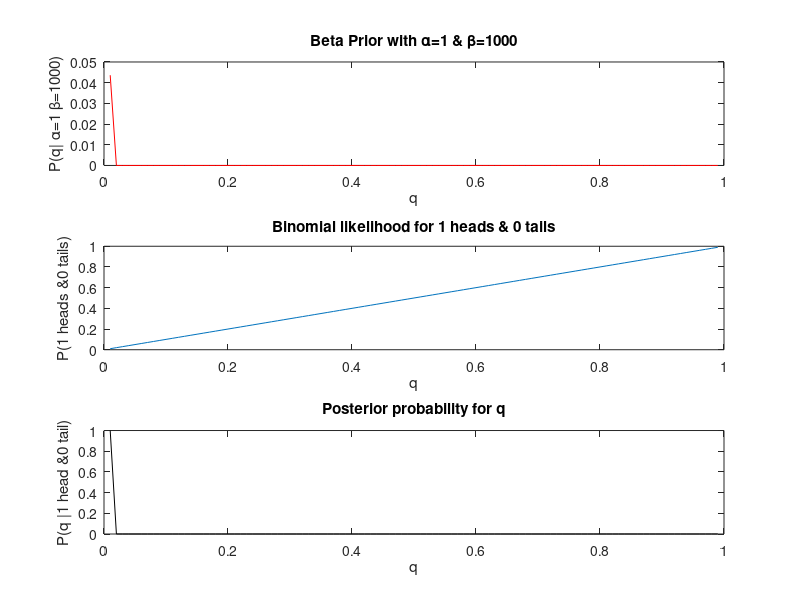

The MATLAB source for this figure:
%CHOOSE ALPHA AND BETA PRIOR PARAMETERS FOR BETA PRIOR 
%(WHICH MODELS YOUR BELIEF OF THE VALUE OF qTrue
alpha = 1 %DEFAULT VALUE 15
beta = 1000 %DEFAULT VALUE 15

%CHOOSE NUMBER OF HEADS OBSERVED
h = 1 %DEFAULT VALUE 7
%CHOOSE NUMBER OF TAILS OBSERVED
t = 0 % DEFAULT VALUE 3

%plot resolution
epsilon = 0.01;
Q = [epsilon:epsilon:(1-epsilon)];
pQPrior = betapdf(Q,alpha,beta);


% Plot the prior distribution
subplot(3,1,1)
plot(Q,pQPrior,'r-')
title(['Beta Prior with \alpha=' num2str(alpha) ' & \beta=' num2str(beta)])
xlabel('q')
ylabel(['P(q| \alpha=' num2str(alpha) ' \beta=' num2str(beta) ')'])

subplot(3,1,2)
% Plot the likelihood distribution p(x| q, h+t)
pQLikelihood = binopdf(h,h+t,Q)
plot(Q,pQLikelihood,'-')
title(['Binomial likelihood for ' num2str(h) ' heads & ' num2str(t) ' tails'])
xlabel('q')
ylabel(['P(' num2str(h) ' heads &' num2str(t) ' tails)'])


%% Plot the posterior distribution
subplot(3,1,3)
pQPosterior = pQPrior.*pQLikelihood;
pQPosterior = pQPosterior./sum(pQPosterior)
plot(Q,pQPosterior,'k-')
title('Posterior probability for q')
xlabel('q')
ylabel(['P(q |' num2str(h) ' head &' num2str(t) ' tail)'])

